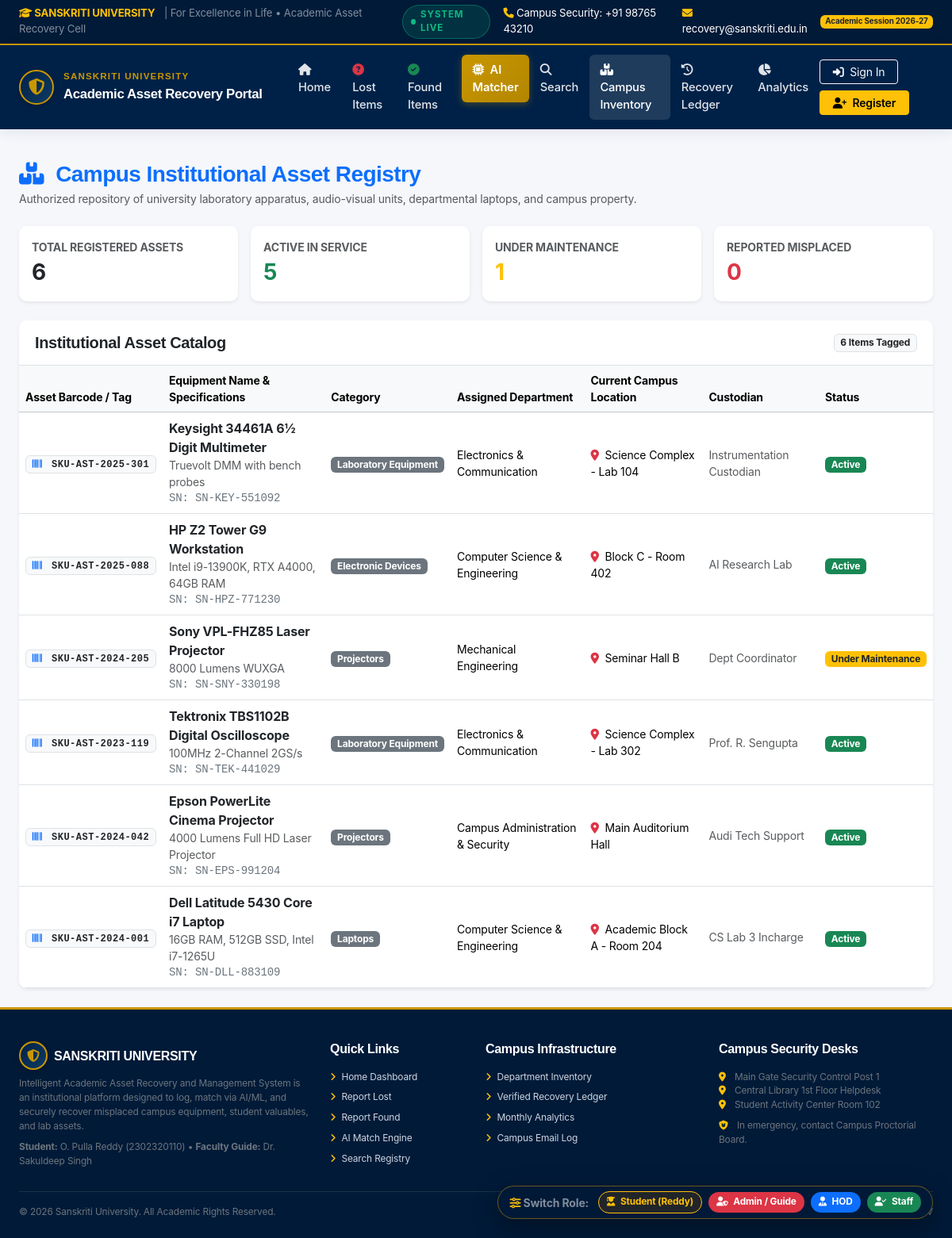
The app's page /institutional-assets with its own data.
### tables this page shows
CREATE TABLE institutional_assets (
        id INTEGER PRIMARY KEY AUTOINCREMENT,
        asset_tag TEXT UNIQUE NOT NULL,
        name TEXT NOT NULL,
        category TEXT NOT NULL,
        model_specs TEXT,
        serial_number TEXT,
        department TEXT NOT NULL,
        assigned_to TEXT,
        current_location TEXT NOT NULL,
        status TEXT NOT NULL DEFAULT 'Active', -- 'Active', 'Under Maintenance', 'Reported Lost', 'Decommissioned'
        registered_date TEXT,
        value_estimate REAL DEFAULT 0.0
    );

### app.py (the view)
@app.route('/institutional-assets')
def institutional_assets():
    assets = database.query_db("SELECT * FROM institutional_assets ORDER BY id DESC")
    return render_template('assets/institutional.html', assets=assets)

### app.py (called while the page is built)
@app.context_processor
def inject_global_template_data():
    user = get_current_user()
    unread_count = 0
    if user:
        row = database.query_db("SELECT COUNT(*) as c FROM notifications WHERE user_id = ? AND is_read = 0", (user['id'],), one=True)
        unread_count = row['c'] if row else 0
    return {
        'current_user': user,
        'unread_notifs_count': unread_count,
        'now_year': datetime.now().year
    }

### auth_helper.py (called while the page is built)
def get_current_user():
    if 'user_id' not in session:
        return None
    user = database.query_db("SELECT * FROM users WHERE id = ?", (session['user_id'],), one=True)
    return user

### database.py (called while the page is built)
def get_db():
    if 'db' not in g:
        g.db = sqlite3.connect(DB_PATH)
        g.db.row_factory = sqlite3.Row
        g.db.execute("PRAGMA foreign_keys = ON")
    return g.db

def query_db(query, args=(), one=False, conn=None):
    close_after = False
    if conn is None:
        try:
            conn = get_db()
        except RuntimeError:
            conn = get_raw_connection()
            close_after = True
    cur = conn.cursor()
    cur.execute(query, args)
    rv = cur.fetchall()
    cur.close()
    if close_after:
        conn.close()
    return (rv[0] if rv else None) if one else rv

### templates/assets/institutional.html (shortened to what this page needs)
{% extends 'base.html' %}
{% block content %}
<div class="container-fluid px-4">
    <div class="d-flex flex-column flex-md-row justify-content-between align-items-md-center mb-4 gap-3">
        <div>
            <h3 class="fw-bold mb-1 text-primary">
                <i class="fa-solid fa-boxes-stacked me-2"></i> Campus Institutional Asset Registry
            </h3>
            <p class="text-muted small mb-0">Authorized repository of university laboratory apparatus, audio-visual units, departmental laptops, and campus property.</p>
        </div>
    </div>
    <div class="row g-3 mb-4">
        <div class="col-md-3 col-6">
            <div class="card p-3 shadow-sm border-0">
                <div class="small text-muted fw-bold text-uppercase">Total Registered Assets</div>
                <div class="fs-3 fw-bold text-dark">{{ assets|length }}</div>
            </div>
        </div>
        <div class="col-md-3 col-6">
            <div class="card p-3 shadow-sm border-0">
                <div class="small text-muted fw-bold text-uppercase">Active In Service</div>
                <div class="fs-3 fw-bold text-success">{{ assets|selectattr('status', 'equalto', 'Active')|list|length }}</div>
            </div>
        </div>
        <div class="col-md-3 col-6">
            <div class="card p-3 shadow-sm border-0">
                <div class="small text-muted fw-bold text-uppercase">Under Maintenance</div>
                <div class="fs-3 fw-bold text-warning">{{ assets|selectattr('status', 'equalto', 'Under Maintenance')|list|length }}</div>
            </div>
        </div>
        <div class="col-md-3 col-6">
            <div class="card p-3 shadow-sm border-0">
                <div class="small text-muted fw-bold text-uppercase">Reported Misplaced</div>
                <div class="fs-3 fw-bold text-danger">{{ assets|selectattr('status', 'equalto', 'Reported Lost')|list|length }}</div>
            </div>
        </div>
    </div>
    <div class="card shadow-sm border-0">
        <div class="card-header bg-white py-3 border-bottom d-flex justify-content-between align-items-center">
            <h5 class="fw-bold mb-0 text-dark">Institutional Asset Catalog</h5>
            <span class="badge bg-light text-dark border">{{ assets|length }} Items Tagged</span>
        </div>
        <div class="card-body p-0">
            <div class="table-responsive">
                <table class="table table-hover align-middle mb-0">
                    <thead class="table-light small">
                        <tr>
                            <th>Asset Barcode / Tag</th>
                            <th>Equipment Name & Specifications</th>
                            <th>Category</th>
                            <th>Assigned Department</th>
                            <th>Current Campus Location</th>
                            <th>Custodian</th>
                            <th>Status</th>
                        </tr>
                    </thead>
                    <tbody>
                        {% for ast in assets %}
                        <tr>
                            <td>
                                <span class="badge bg-light text-dark border font-monospace fw-bold" style="letter-spacing: 0.5px;">
                                    <i class="fa-solid fa-barcode text-primary me-1"></i> {{ ast.asset_tag }}
                                </span>
                            </td>
                            <td>
                                <div class="fw-bold text-dark">{{ ast.name }}</div>
                                <div class="small text-muted">{{ ast.model_specs or 'Standard Specification' }}</div>
                                <div class="small font-monospace text-secondary">SN: {{ ast.serial_number }}</div>
                            </td>
                            <td><span class="badge bg-secondary">{{ ast.category }}</span></td>
                            <td class="small">{{ ast.department }}</td>
                            <td class="small"><i class="fa-solid fa-location-dot text-danger me-1"></i> {{ ast.current_location }}</td>
                            <td class="small text-muted">{{ ast.assigned_to or 'General Lab Incharge' }}</td>
                            <td>
                                <span class="badge {% if ast.status == 'Active' %}bg-success{% elif ast.status == 'Under Maintenance' %}bg-warning text-dark{% elif ast.status == 'Reported Lost' %}bg-danger{% else %}bg-secondary{% endif %}">
                                    {{ ast.status }}
                                </span>
                            </td>
                        </tr>
                        {% endfor %}
                    </tbody>
                </table>
            </div>
        </div>
    </div>
</div>
{% endblock %}

### static/css/style.css (style rules this page uses)
:root { --su-navy-dark: #001a38; --su-navy: #002147; --su-navy-light: #0d3b66; --su-navy-subtle: #e9eff6; --su-gold: #c99700; --su-gold-hover: #b38600; --su-gold-light: #fff8e1; --su-slate-bg: #f5f7fb; --su-card-bg: #ffffff; --su-border: #e2e8f0; --su-text-dark: #1e293b; --su-text-muted: #64748b; --su-emerald: #059669; --su-crimson: #dc2626; --su-amber: #d97706; --su-radius: 10px; --su-shadow-sm: 0 1px 3px rgba(0, 33, 71, 0.05); --su-shadow-md: 0 4px 16px rgba(0, 33, 71, 0.08); --su-shadow-lg: 0 10px 25px rgba(0, 33, 71, 0.12); }
body { font-family: -apple-system, BlinkMacSystemFont, "Segoe UI", Roboto, "Helvetica Neue", Arial, sans-serif; background-color: var(--su-slate-bg); color: var(--su-text-dark); min-height: 100vh; display: flex; flex-direction: column; }
.card { border: 1px solid var(--su-border); border-radius: var(--su-radius); background-color: var(--su-card-bg); box-shadow: var(--su-shadow-sm); transition: transform 0.2s ease, box-shadow 0.2s ease; overflow: hidden; }
.card-header { background-color: #ffffff; border-bottom: 1px solid var(--su-border); font-weight: 600; padding: 0.9rem 1.25rem; }
body { font-family: 'Plus Jakarta Sans', -apple-system, BlinkMacSystemFont, "Segoe UI", Roboto, sans-serif; letter-spacing: -0.01em; }
h1, h2, h3, h4, h5, h6, .display-6, .navbar-brand { font-family: 'Outfit', sans-serif; letter-spacing: -0.02em; }
code, pre, .font-monospace { font-family: 'JetBrains Mono', monospace; }

### records on screen
institutional_assets: asset_tag "SKU-AST-2025-301", name "Keysight 34461A 6½ Digit Multimeter", model_specs "Truevolt DMM with bench probes", serial_number "SN-KEY-551092", category "Laboratory Equipment", department "Electronics & Communication", current_location "Science Complex - Lab 104", assigned_to "Instrumentation Custodian", status "Active"
institutional_assets: asset_tag "SKU-AST-2025-088", name "HP Z2 Tower G9 Workstation", model_specs "Intel i9-13900K, RTX A4000, 64GB RAM", serial_number "SN-HPZ-771230", category "Electronic Devices", department "Computer Science & Engineering", current_location "Block C - Room 402", assigned_to "AI Research Lab", status "Active"
institutional_assets: asset_tag "SKU-AST-2024-205", name "Sony VPL-FHZ85 Laser Projector", model_specs "8000 Lumens WUXGA", serial_number "SN-SNY-330198", category "Projectors", department "Mechanical Engineering", current_location "Seminar Hall B", assigned_to "Dept Coordinator", status "Under Maintenance"
institutional_assets: asset_tag "SKU-AST-2023-119", name "Tektronix TBS1102B Digital Oscilloscope", model_specs "100MHz 2-Channel 2GS/s", serial_number "SN-TEK-441029", category "Laboratory Equipment", department "Electronics & Communication", current_location "Science Complex - Lab 302", assigned_to "Prof. R. Sengupta", status "Active"
institutional_assets: asset_tag "SKU-AST-2024-042", name "Epson PowerLite Cinema Projector", model_specs "4000 Lumens Full HD Laser Projector", serial_number "SN-EPS-991204", category "Projectors", department "Campus Administration & Security", current_location "Main Auditorium Hall", assigned_to "Audi Tech Support", status "Active"
institutional_assets: asset_tag "SKU-AST-2024-001", name "Dell Latitude 5430 Core i7 Laptop", model_specs "16GB RAM, 512GB SSD, Intel i7-1265U", serial_number "SN-DLL-883109", category "Laptops", department "Computer Science & Engineering", current_location "Academic Block A - Room 204", assigned_to "CS Lab 3 Incharge", status "Active"

### other values on screen
{{ assets|length }} "6"
{{ assets|selectattr('status', 'equalto', 'Active')|list|length }} "5"
{{ assets|selectattr('status', 'equalto', 'Reported Lost')|list|length }} "0"
